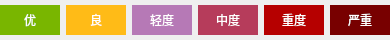
      <widget class="QWidget" name="widget_8" native="true">
       <property name="minimumSize">
        <size>
         <width>0</width>
         <height>40</height>
        </size>
       </property>
       <property name="maximumSize">
        <size>
         <width>16777215</width>
         <height>40</height>
        </size>
       </property>
       <property name="styleSheet">
        <string notr="true">color: rgb(255, 255, 255);</string>
       </property>
       <layout class="QGridLayout" name="gridLayout_4">
        <property name="leftMargin">
         <number>0</number>
        </property>
        <property name="topMargin">
         <number>0</number>
        </property>
        <property name="rightMargin">
         <number>0</number>
        </property>
        <property name="bottomMargin">
         <number>0</number>
        </property>
        <property name="verticalSpacing">
         <number>0</number>
        </property>
        <item row="0" column="0">
         <widget class="QLabel" name="lbAqi0">
          <property name="sizePolicy">
           <sizepolicy hsizetype="Fixed" vsizetype="Fixed">
            <horstretch>0</horstretch>
            <verstretch>0</verstretch>
           </sizepolicy>
          </property>
          <property name="minimumSize">
           <size>
            <width>60</width>
            <height>30</height>
           </size>
          </property>
          <property name="maximumSize">
           <size>
            <width>60</width>
            <height>30</height>
           </size>
          </property>
          <property name="styleSheet">
           <string notr="true">background-color: rgb(121, 182, 0);</string>
          </property>
          <property name="text">
           <string>&lt;html&gt;&lt;head/&gt;&lt;body&gt;&lt;p&gt;&lt;span style=&quot; color:#ffffff;&quot;&gt;优&lt;/span&gt;&lt;/p&gt;&lt;/body&gt;&lt;/html&gt;</string>
          </property>
          <property name="alignment">
           <set>Qt::AlignCenter</set>
          </property>
         </widget>
        </item>
        <item row="0" column="2">
         <widget class="QLabel" name="lbAqi2">
          <property name="sizePolicy">
           <sizepolicy hsizetype="Fixed" vsizetype="Fixed">
            <horstretch>0</horstretch>
            <verstretch>0</verstretch>
           </sizepolicy>
          </property>
          <property name="minimumSize">
           <size>
            <width>60</width>
            <height>30</height>
           </size>
          </property>
          <property name="maximumSize">
           <size>
            <width>60</width>
            <height>30</height>
           </size>
          </property>
          <property name="styleSheet">
           <string notr="true">background-color: rgb(182, 121, 182);</string>
          </property>
          <property name="text">
           <string>&lt;html&gt;&lt;head/&gt;&lt;body&gt;&lt;p&gt;&lt;span style=&quot; color:#ffffff;&quot;&gt;轻度&lt;/span&gt;&lt;/p&gt;&lt;/body&gt;&lt;/html&gt;</string>
          </property>
          <property name="alignment">
           <set>Qt::AlignCenter</set>
          </property>
         </widget>
        </item>
        <item row="0" column="3">
         <widget class="QLabel" name="lbAqi3">
          <property name="sizePolicy">
           <sizepolicy hsizetype="Fixed" vsizetype="Fixed">
            <horstretch>0</horstretch>
            <verstretch>0</verstretch>
           </sizepolicy>
          </property>
          <property name="minimumSize">
           <size>
            <width>60</width>
            <height>30</height>
           </size>
          </property>
          <property name="maximumSize">
           <size>
            <width>60</width>
            <height>30</height>
           </size>
          </property>
          <property name="styleSheet">
           <string notr="true">background-color: rgb(182, 60, 91);</string>
          </property>
          <property name="text">
           <string>&lt;html&gt;&lt;head/&gt;&lt;body&gt;&lt;p&gt;&lt;span style=&quot; color:#ffffff;&quot;&gt;中度&lt;/span&gt;&lt;/p&gt;&lt;/body&gt;&lt;/html&gt;</string>
          </property>
          <property name="alignment">
           <set>Qt::AlignCenter</set>
          </property>
         </widget>
        </item>
        <item row="0" column="1">
         <widget class="QLabel" name="lbAqi1">
          <property name="sizePolicy">
           <sizepolicy hsizetype="Fixed" vsizetype="Fixed">
            <horstretch>0</horstretch>
            <verstretch>0</verstretch>
           </sizepolicy>
          </property>
          <property name="minimumSize">
           <size>
            <width>60</width>
            <height>30</height>
           </size>
          </property>
          <property name="maximumSize">
           <size>
            <width>60</width>
            <height>30</height>
           </size>
          </property>
          <property name="styleSheet">
           <string notr="true">background-color: rgb(255, 187, 23);</string>
          </property>
          <property name="text">
           <string>&lt;html&gt;&lt;head/&gt;&lt;body&gt;&lt;p&gt;&lt;span style=&quot; color:#ffffff;&quot;&gt;良&lt;/span&gt;&lt;/p&gt;&lt;/body&gt;&lt;/html&gt;</string>
          </property>
          <property name="alignment">
           <set>Qt::AlignCenter</set>
          </property>
         </widget>
        </item>
        <item row="0" column="4">
         <widget class="QLabel" name="lbAqi4">
          <property name="sizePolicy">
           <sizepolicy hsizetype="Fixed" vsizetype="Fixed">
            <horstretch>0</horstretch>
            <verstretch>0</verstretch>
           </sizepolicy>
          </property>
          <property name="minimumSize">
           <size>
            <width>60</width>
            <height>30</height>
           </size>
          </property>
          <property name="maximumSize">
           <size>
            <width>60</width>
            <height>30</height>
           </size>
          </property>
          <property name="styleSheet">
           <string notr="true">background-color: rgb(182, 0, 0);</string>
          </property>
          <property name="text">
           <string>&lt;html&gt;&lt;head/&gt;&lt;body&gt;&lt;p&gt;&lt;span style=&quot; color:#ffffff;&quot;&gt;重度&lt;/span&gt;&lt;/p&gt;&lt;/body&gt;&lt;/html&gt;</string>
          </property>
          <property name="alignment">
           <set>Qt::AlignCenter</set>
          </property>
         </widget>
        </item>
        <item row="0" column="5">
         <widget class="QLabel" name="lbAqi5">
          <property name="sizePolicy">
           <sizepolicy hsizetype="Fixed" vsizetype="Fixed">
            <horstretch>0</horstretch>
            <verstretch>0</verstretch>
           </sizepolicy>
          </property>
          <property name="minimumSize">
           <size>
            <width>60</width>
            <height>30</height>
           </size>
          </property>
          <property name="maximumSize">
           <size>
            <width>60</width>
            <height>30</height>
           </size>
          </property>
          <property name="styleSheet">
           <string notr="true">background-color: rgb(120, 0, 0);</string>
          </property>
          <property name="text">
           <string>&lt;html&gt;&lt;head/&gt;&lt;body&gt;&lt;p&gt;&lt;span style=&quot; color:#ffffff;&quot;&gt;严重&lt;/span&gt;&lt;/p&gt;&lt;/body&gt;&lt;/html&gt;</string>
          </property>
          <property name="alignment">
           <set>Qt::AlignCenter</set>
          </property>
         </widget>
        </item>
       </layout>
      </widget>
